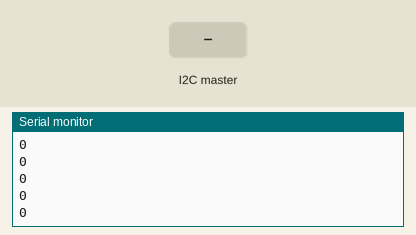
The sketch below on a simulated Arduino Uno, built with avr-gcc and run on an emulated ATmega328P. On the bench: the last lines printed to the serial monitor. The test bench sets the inputs (shaded band).

Above: at 1.2 s.
1.3 s: the I2C master sends the byte 1
At 1.38 s:
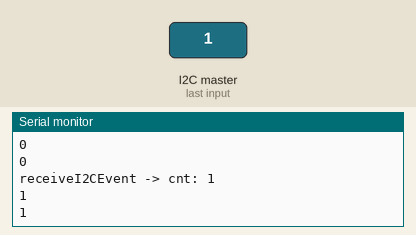
2.8 s: the I2C master sends the byte 2
At 2.88 s:
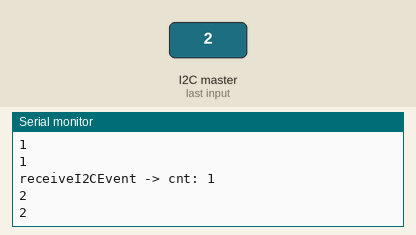
Timing chart, 0 to 5.8 s (numbered marks = the images above; inputs shaded):
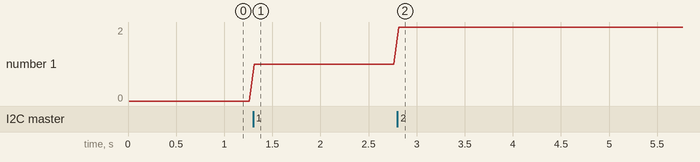

Measured:
- after the input at 1.3 s, the serial monitor: prints a new line at once (image 1)
- after the input at 2.8 s, the serial monitor: prints a new line at once (image 2)
- plotted number 1: 0 → 1 after the input at 1.3 s

The sketch:

dy_NodeMCU_I2C_slave.ino
```cpp
/*
* NodeMCU LoLin as I2C slave - communication between arduinos
*   Created on: 09.07.2017
*   by DubyOriginal
*
* ---------------------------------------------------------
* -> NodeMCU LoLin
*
* ---------------------------------------------------------
* source: Battery
* -> ArdUno Vin pin
*
* ---------------------------------------------------------
* Programmer setup:
*    - Tools -> Board -> Arduino Uno
*
* ---------------------------------------------------------
* PINOUT
#define D0 16
#define D1 5  // I2C Bus SCL (clock)
#define D2 4  // I2C Bus SDA (data)
#define D3 0  //
#define D4 2  // Same as "LED_BUILTIN", but inverted logic
#define D5 14 // SPI Bus SCK (clock)
#define D6 12 // SPI Bus MISO
#define D7 13 // SPI Bus MOSI
#define D8 15 // SPI Bus SS (CS)
#define D9 3  // RX0 (Serial console)
#define D10 1 // TX0 (Serial console)
*/

#include <Wire.h>

// CONST
//---------------------------------------------------------------
const byte MASTER_ID = 99;
const byte SLAVE_ID = 11;
#define LED LED_BUILTIN // (Arduino is 13)
#define D1 5 // I2C Bus SCL (clock)
#define D2 4 // I2C Bus SDA (data)


//VARS
//---------------------------------------------------------------
char t[10]; //empty array where to put the numbers going to the master
volatile int masterData; // variable used by the master to sent data to the slave

//OTHER
//---------------------------------------------------------------
#define serial Serial


//***************************************************************************************************************************
void setup() {
  serial.begin(115200);
  serial.println("");
  serial.println("++++++++++++++++++++++++++++++++++++++++++++++++++++++++++++++++++++++++++++++++++");
  serial.println("ArduinoUNO as I2C slave - communication");
  serial.println("starting...");

  //pinMode(D2, INPUT);
  //pinMode(D1, INPUT_PULLUP);

  initI2CProtocol();

}


// I2C - part
//*********************************************************************************************************
void initI2CProtocol(){
  Wire.begin();   //4: SDA, 5: SCL
  //Wire.begin(SLAVE_ID);               //join I2Cbus as slave with identified address
  Wire.onReceive(receiveI2CEvent);    //register a function to be called when slave receive a transmission from master
  Wire.onRequest(requestI2CEvent);    //register a function when master request data from this slave device

  serial.println("I2C initialized");
}

// function: what to do when asked for data
void requestI2CEvent() {
  serial.println("requestI2CEvent");
  Wire.write(t);
}

// what to do when receiving data from master
void receiveI2CEvent(int howMany){
  serial.println("receiveI2CEvent -> cnt: " + String(howMany));
  masterData = Wire.read();
}

//***************************************************************************************************************************
void loop() {
  t[0] = 65;
  t[1] = 66;
  t[2] = 67;

  serial.println(masterData);         // print the character
  delay(50);
}
```
